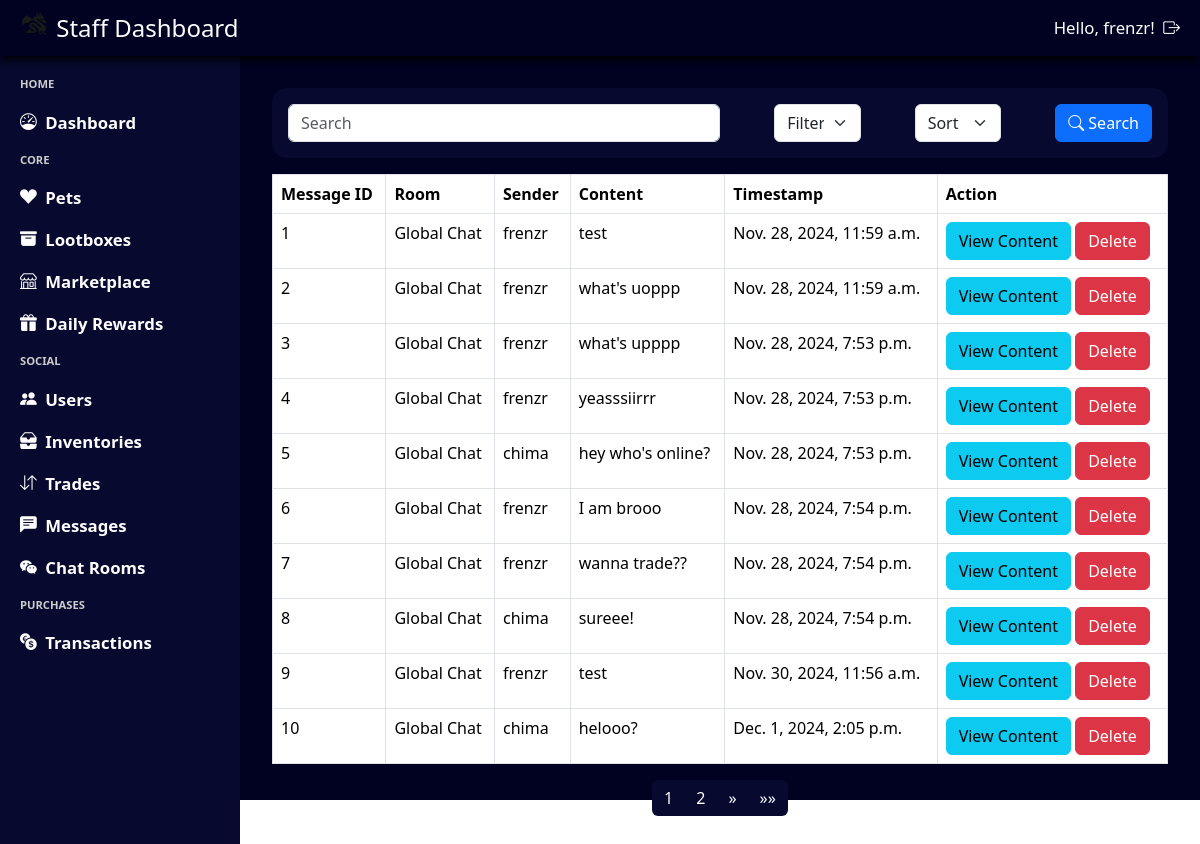
/staff/chats/ (signed in), run on an earlier commit of the app's database.
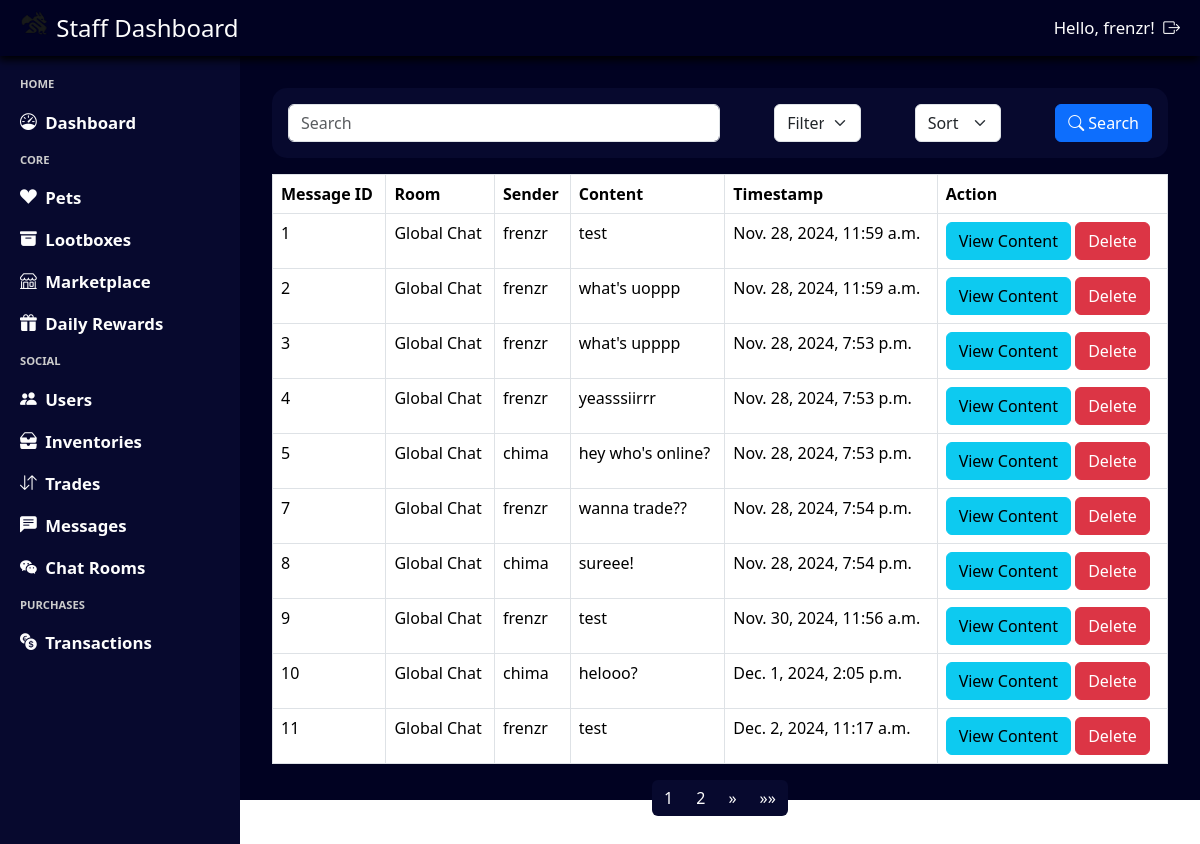
And on a later commit of the database.
### chat/models.py (models this page shows, shortened)
class Message(models.Model):
    room = models.ForeignKey(ChatRoom, on_delete=models.CASCADE, related_name="messages")
    sender = models.ForeignKey(User, on_delete=models.CASCADE, related_name="sent_messages")
    content = models.TextField()
    timestamp = models.DateTimeField(auto_now_add=True)

class ChatRoom(models.Model):
    ROOM_TYPES = [
        ('global', 'Global'),
        ('private', 'Private')
    ]
    type = models.CharField(max_length=10, choices=ROOM_TYPES)
    name = models.CharField(max_length=100, unique=True)
    members = models.ManyToManyField(User, blank=True)

### admin_system/views.py (the view, shortened to what this page needs)
# urls.py: path('chats/', views.query_chats, name='query_chats'),
@login_required(login_url='admin_login')
@user_passes_test(login_url='admin_login', test_func=is_staff)
def query_chats(request):
    query = request.GET.get('search', '')
    filter_by = request.GET.get('filter', '')
    sort_by = request.GET.get('sort', '')
    messages = Message.objects.all()
    if sort_by == 'descending':
        messages = messages.reverse()
    paginator = Paginator(messages, 10)  # Show 10 messages per page
    page_number = request.GET.get('page')
    page_obj = paginator.get_page(page_number)
    return render(request, 'staff_messages.html', {'page_obj': page_obj})

### admin_system/views.py (called while the page is built)
def is_staff(user):
    return user.is_staff

### base_template/context_processor.py (called while the page is built)
def profile_context(request):
    if request.user.is_authenticated:
        try:
            profile = Profile.objects.get(user = request.user)
            return {'navbar_profile': profile}
        except Profile.DoesNotExist:
            return {'navbar_profile': None}
    return {'navbar_profile': None}

### notification/context_processor.py (called while the page is built)
def notification_context(request):
    if request.user.is_authenticated:
        notifications = Notification.objects.filter(user=request.user, notif_status=Notification.Status.unread).count()
        return {'notifications': notifications}
    return {'notifications': 0}

### admin_system/templates/staff_messages.html (shortened to what this page needs)
{% extends "staff_template.html" %}
{% load static %}
{% block css %}
    <link rel="stylesheet" href="{% static 'staff_messages.css' %}"/>
{% endblock %}
{% block content %}
<div class="staff-messages-container">
    <form class="staff-messages-header" method="get" action="{% url 'query_chats' %}">
        <div id="search-container">
            <input type="text" name="search" class="form-control staff-messages-header-search" placeholder="Search" aria-label="Search" aria-describedby="basic-addon1">
        </div>
        <select name="filter" class="form-select staff-messages-header-filter" aria-label="Filter">
            <option value="message_id" selected>Filter by: Message ID</option>
        </select>
        <select name="sort" class="form-select staff-messages-header-sort" aria-label="Sort">
            <option value="" selected disabled>Sort by:</option>
        </select>
        <button class="btn btn-primary staff-messages-header-button" id="staff-messages-header-button-search">
            <i class="bi bi-search"></i>
            Search
        </button>
    </form>
    <table class="table table-bordered">
        <thead>
            <tr>
                <th>Message ID</th>
                <th>Room</th>
                <th>Sender</th>
                <th>Content</th>
                <th>Timestamp</th>
                <th>Action</th>
            </tr>
        </thead>
        <tbody>
            {% for message in page_obj %}
            <tr>
                <td>{{ message.id }}</td>
                <td>{{ message.room.name }}</td>
                <td>{{ message.sender.username }}</td>
                <td>{{ message.content|truncatechars:20 }}</td>
                <td>{{ message.timestamp }}</td>
                <td>
                    <button type="button" class="btn btn-info" data-toggle="modal" data-target="#viewMessageModal{{ message.id }}">View Content</button>
                    <button type="button" class="btn btn-danger" data-toggle="modal" data-target="#deleteMessageModal{{ message.id }}">Delete</button>
                </td>
            </tr>
            {% endfor %}
        </tbody>
    </table>
    <nav aria-label="Page navigation">
        <ul class="pagination">
            {% for num in page_obj.paginator.page_range %}
                {% if page_obj.number == num %}
                    <li class="page-item active"><a class="page-link" href="#">{{ num }}</a></li>
                {% elif num > page_obj.number|add:'-3' and num < page_obj.number|add:'3' %}
                    <li class="page-item"><a class="page-link" href="?page={{ num }}">{{ num }}</a></li>
                {% endif %}
            {% endfor %}
            {% if page_obj.has_next %}
            <li class="page-item">
                <a class="page-link" href="?page={{ page_obj.next_page_number }}" aria-label="Next">
                    <span aria-hidden="true">&raquo;</span>
                </a>
            </li>
            <li class="page-item">
                <a class="page-link" href="?page={{ page_obj.paginator.num_pages }}" aria-label="Last">
                    <span aria-hidden="true">&raquo;&raquo;</span>
                </a>
            </li>
            {% endif %}
        </ul>
    </nav>
</div>
{% endblock %}

### admin_system/templates/staff_template.html (shortened to what this page needs)
{% load static %}
<html>
    <head>
        <link rel="stylesheet" type="text/css" href="{% static 'staff_template.css' %}">
        <link rel="stylesheet" href="https://cdn.jsdelivr.net/npm/bootstrap@5.3.3/dist/css/bootstrap.min.css">
        <link rel="stylesheet" href="https://cdn.jsdelivr.net/npm/bootstrap-icons@1.11.3/font/bootstrap-icons.min.css">
        {% block css %}{% endblock %}
    </head>
    <body>
        <div class = "staff-template-container">
            <div class = "staff-template-navbar">
                <div class = "staff-template-navbar-title">
                    <img src="{% static 'logo.png' %}" alt="Logo" width="30" height="24" class="d-inline-block align-text-top">
                    Staff Dashboard
                </div>
                <div class = "staff-template-navbar-auth">
                    Hello, {{ user.username }}!
                    <a class = "staff-template-navbar-auth-item" href="{% url "staff_logout" %}">
                        <i class="bi bi-box-arrow-right"></i>
                    </a>
                </div>
            </div>
            <div class = "staff-template-left">
                HOME
                <a class = "staff-template-left-item" href="{% url 'staff_dashboard' %}">
                    <i class="bi bi-speedometer"></i>Dashboard
                </a>
                CORE
                <a class = "staff-template-left-item" href="{% url 'staff_pets' %}">
                    <i class="bi bi-suit-heart-fill"></i>Pets
                </a>
                <a class = "staff-template-left-item"  href="{% url 'staff_lootboxes' %}">
                    <i class="bi bi-archive-fill"></i>Lootboxes
                </a>
                <a class = "staff-template-left-item"  href="{% url 'staff_marketplace' %}">
                    <i class="bi bi-shop"></i>Marketplace
                </a>
                <a class = "staff-template-left-item"  href="{% url 'query_staff_rewards' %}">
                    <i class="bi bi-gift-fill"></i>Daily Rewards
                </a>
                SOCIAL
                <a class = "staff-template-left-item" href="{% url 'staff_users' %}">
                    <i class="bi bi-people-fill"></i>Users
                </a>
                <a class = "staff-template-left-item" href="{% url 'query_inventory' %}">
                    <i class="bi bi-inboxes-fill"></i>Inventories
                </a>
                <a class = "staff-template-left-item" href="{% url 'query_trades' %}">
                    <i class="bi bi-arrow-down-up"></i>Trades
                </a>
                <a class = "staff-template-left-item" href="{% url 'query_chats' %}">
                    <i class="bi bi-chat-left-text-fill"></i>Messages
                </a>
                <a class = "staff-template-left-item" href="{% url 'query_chat_rooms' %}">
                    <i class="bi bi-wechat"></i>Chat Rooms
                </a>
                PURCHASES
                <a class = "staff-template-left-item" href="{% url 'staff_transactions' %}">
                    <i class="bi bi-currency-exchange"></i>Transactions
                </a>
            </div>
            <div class = "staff-template-content">
                {% block content %}
                {% endblock %}
            </div>
        </div>
    </body>
</html>

### base_template/static/staff_template.css (style rules this page uses)
* { box-sizing: border-box; color: #fdfdfd; }
html, body { height: 100%; margin: 0; overflow: hidden; }
.staff-template-container { background-color: #010222; height: 100dvh; width: 100dvw; display: grid; grid-template-columns: 0.25fr 1fr; grid-template-rows: 56px 1fr; grid-template-areas: "navbar navbar" "sidebar main-content"; }
.staff-template-navbar { grid-area: navbar; background-color: #010222; display: flex; align-items: center; justify-content: space-between; padding: 0 20px; font-size: 1.5em; font-weight: 500; gap: 0.5em; filter: drop-shadow(-1px 4px 4px #000000); }
.staff-template-navbar-auth { display: flex; gap: 0.5em; align-items: center; font-size: 0.7em; font-weight: medium; }
.staff-template-left { grid-area: sidebar; background-color: #07092E; display: flex; flex-direction: column; align-items: left; padding: 20px; gap: 1.5em; color: #CCCCCC; font-size: 0.7em; font-weight: 600; }
.staff-template-left-item { display: flex; gap: 0.5em; align-items: center; font-size: 1.5em; }
a { color: #fdfdfd !important; text-decoration: none !important; }
select option { color: #1a1a1a !important; }
.pagination > .page-item > .page-link { background-color: #07092E; color: #fdfdfd; border: none; }

### base_template/static/staff_messages.css (style rules this page uses)
.staff-messages-container { width: 100%; height: 100%; display: flex; flex-direction: column; align-items: center; padding: 2em; overflow-y: auto; }
.staff-messages-header { display: flex; justify-content: space-between; align-items: center; width: 100%; padding: 1em; background-color: #07092E; border-radius: 15px; }
#search-container { width: 50%; }
.staff-messages-header-filter { width: 10%; }
.staff-messages-header-sort { width:10%; }
li { color: #1a1a1a; }
li::marker { color: #1a1a1a; }

What changed in the data, as far as the page shows it:
removed Message: id "6", room.name "Global Chat", sender.username "frenzr", content "I am brooo", timestamp "Nov. 28, 2024, 7:54 p.m."
now on this page (row unchanged): Message: id "11", room.name "Global Chat", sender.username "frenzr", content "test", timestamp "Dec. 2, 2024, 11:17 a.m."
